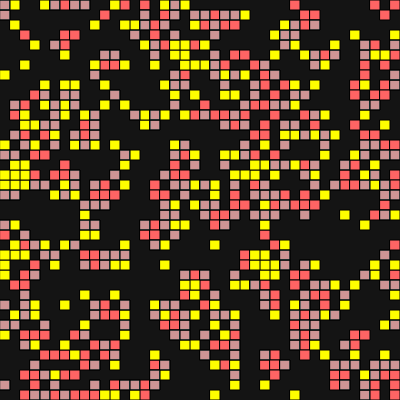
Frame 1 (no input)
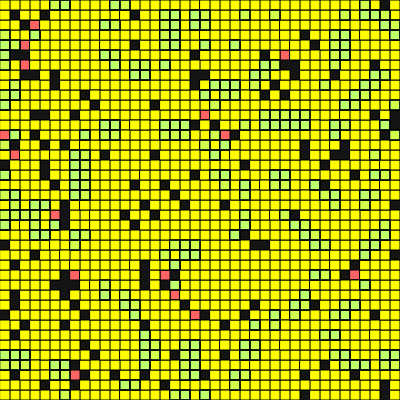
Frame 60 (no input)
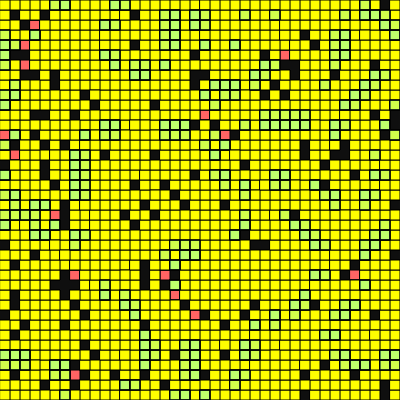
Frame 120 (the mouse pressed at the canvas centre since frame 60)

The p5.js sketch that drew these frames (run headless with seeded random() and noise() and a simulated clock; from frame 60 on, the mouse is pressed at the canvas centre):

// p5.js sketch
// ── sketch.js
let grid;
let nextGrid;
let cols, rows;
let cellSize = 10;
let bgColor = 20;
let flashCells = [];
let glowCells = [];

function setup() {
  createCanvas(400, 400);
  cols = width / cellSize;
  rows = height / cellSize;
  grid = createGrid();
  nextGrid = createGrid();
  
  // Initialize some cells to start the simulation
  for (let i = 0; i < cols * rows * 0.3; i++) {
    let x = floor(random(cols));
    let y = floor(random(rows));
    grid[x][y] = 1;
  }
}

function createGrid() {
  let g = [];
  for (let i = 0; i < cols; i++) {
    g[i] = [];
    for (let j = 0; j < rows; j++) {
      g[i][j] = 0;
    }
  }
  return g;
}

function draw() {
  background(bgColor);
  
  // Darken background periodically
  if (frameCount % 100 === 0) {
    bgColor = max(5, bgColor - 5);
  }
  
  // Update grid
  for (let x = 0; x < cols; x++) {
    for (let y = 0; y < rows; y++) {
      let neighbors = countNeighbors(x, y);
      if (grid[x][y] === 1) {
        if (neighbors < 2 || neighbors > 3) {
          nextGrid[x][y] = 0;
          flashCells.push({x, y, age: 0});
        } else {
          nextGrid[x][y] = 1;
        }
      } else {
        if (neighbors === 3) {
          nextGrid[x][y] = 1;
          glowCells.push({x, y, age: 0});
        }
      }
    }
  }
  
  // Swap grids
  let temp = grid;
  grid = nextGrid;
  nextGrid = temp;
  
  // Draw cells
  for (let x = 0; x < cols; x++) {
    for (let y = 0; y < rows; y++) {
      if (grid[x][y] === 1) {
        fill(255, 100, 100);
        rect(x * cellSize, y * cellSize, cellSize, cellSize);
      }
    }
  }
  
  // Draw flashing cells
  for (let i = flashCells.length - 1; i >= 0; i--) {
    let f = flashCells[i];
    f.age++;
    if (f.age > 5) {
      flashCells.splice(i, 1);
    } else {
      fill(255, 255, 0);
      rect(f.x * cellSize, f.y * cellSize, cellSize, cellSize);
    }
  }
  
  // Draw glowing cells
  for (let i = glowCells.length - 1; i >= 0; i--) {
    let g = glowCells[i];
    g.age++;
    if (g.age > 5) {
      glowCells.splice(i, 1);
    } else {
      fill(100, 255, 255, 100 - g.age * 20);
      rect(g.x * cellSize, g.y * cellSize, cellSize, cellSize);
    }
  }
}

function countNeighbors(x, y) {
  let sum = 0;
  for (let i = -1; i <= 1; i++) {
    for (let j = -1; j <= 1; j++) {
      if (i === 0 && j === 0) continue;
      let nx = (x + i + cols) % cols;
      let ny = (y + j + rows) % rows;
      sum += grid[nx][ny];
    }
  }
  return sum;
}
